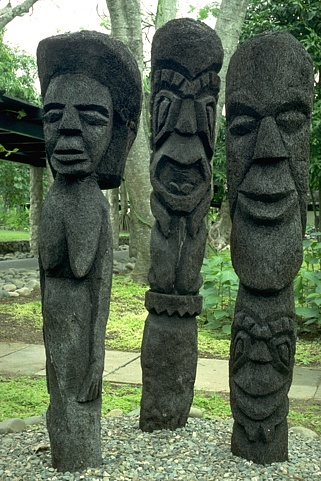
#> input picture images/101085.jpg, 321 x 481 px; its folder holds only this picture in this run
$ python main.py   (older library calls are emulated)
#> lines starting #> are read from the running program, lines starting #| are printed output that depends on the picture; after the words box and inside, x2 and y2 are one past the last pixel; in counts of white or black regions, pixels touching at a corner belong together
### support.py
from collections.abc import Iterable
import numpy as np

dtype_range = {np.bool_: (False, True),
               np.bool8: (False, True),
               np.float16: (-1, 1),
               np.float32: (-1, 1),
               np.float64: (-1, 1)}

def _normalize_sequence(input, rank):
    is_str = isinstance(input, str)
    if not is_str and isinstance(input, Iterable):
        normalized = list(input)
        if len(normalized) != rank:
            err = "sequence argument must have length equal to input rank"
            raise RuntimeError(err)
    else:
        normalized = [input] * rank
    return normalized


def _get_output(output, input, shape=None):
    if shape is None:
        shape = input.shape
    if output is None:
        output = np.zeros(shape, dtype=input.dtype.name)
    elif isinstance(output, (type, np.dtype)):
        # Classes (like `np.float32`) and dtypes are interpreted as dtype
        output = np.zeros(shape, dtype=output)
    elif isinstance(output, str):
        output = np.typeDict[output]
        output = np.zeros(shape, dtype=output)
    elif output.shape != shape:
        raise RuntimeError("output shape not correct")
    return output


def _dtype_itemsize(itemsize, *dtypes):
    return next(dt for dt in dtypes if np.dtype(dt).itemsize >= itemsize)


# [165 lines left out: functions _dtype_bits, _scale, convert, not called in this run]

### thresholds.py
import numpy
from scipy.ndimage import correlate1d, convolve1d
import support
import cv2

def _gaussian_kernel1d(sigma, order, radius):
    if order < 0:
        raise ValueError('order must be non-negative')
    exponent_range = numpy.arange(order + 1)
    sigma2 = sigma * sigma
    x = numpy.arange(-radius, radius + 1)
    phi_x = numpy.exp(-0.5 / sigma2 * x ** 2)
    phi_x = phi_x / phi_x.sum()

    if order == 0:
        return phi_x
    else:
        q = numpy.zeros(order + 1)
        q[0] = 1
        D = numpy.diag(exponent_range[1:], 1)  # D @ q(x) = q'(x)
        P = numpy.diag(numpy.ones(order) / -sigma2, -1)  # P @ q(x) = q(x) * p'(x)
        Q_deriv = D + P
        for _ in range(order):
            q = Q_deriv.dot(q)
        q = (x[:, None] ** exponent_range).dot(q)
        return q * phi_x


def gaussian_filter1d(input, sigma, axis=-1, order=0, output=None,
                      mode="reflect", cval=0.0, truncate=4.0):
    sd = float(sigma)
    lw = int(truncate * sd + 0.5)
    weights = _gaussian_kernel1d(sigma, order, lw)[::-1]
    return correlate1d(input, weights, axis, output, mode, cval, 0)


def gaussian_filter(input, sigma, order=0, output=None,
                    mode="reflect", cval=0.0, truncate=4.0):
    input = numpy.asarray(input)
    output = support._get_output(output, input)
    orders = support._normalize_sequence(order, input.ndim)
    sigmas = support._normalize_sequence(sigma, input.ndim)
    modes = support._normalize_sequence(mode, input.ndim)
    axes = list(range(input.ndim))
    axes = [(axes[ii], sigmas[ii], orders[ii], modes[ii])
            for ii in range(len(axes)) if sigmas[ii] > 1e-15]
    if len(axes) > 0:
        for axis, sigma, order, mode in axes:
            gaussian_filter1d(input, sigma, axis, order, output,
                              mode, cval, truncate)
            input = output
    else:
        output[...] = input[...]
    return output


def threshold_adaptive(image, block_size, method='gaussian', offset=0,
                       mode='reflect', param=None, cval=0):
    if block_size % 2 == 0:
        raise ValueError("The kwarg ``block_size`` must be odd! Given "
                         "``block_size`` {0} is even.".format(block_size))
    thresh_image = numpy.zeros(image.shape, 'double')
    if param is None:
        sigma = (block_size - 1) / 6.0
    else:
        sigma = param
    gaussian_filter(image, sigma, output=thresh_image, mode=mode,
                        cval=cval)

    return thresh_image - offset


# [35 lines left out: functions _preprocess_input, _apply_scalar_per_pixel, not called in this run]


def local_mean(image, block_size=3, offset=0):
    '''return cv2.medianBlur(image, 3)'''
    thresh_image = numpy.zeros(image.shape, 'double')
    mask = 1. / block_size * numpy.ones((block_size,))
    convolve1d(image, mask, axis=0, output=thresh_image, mode='reflect',
                   cval=0)
    convolve1d(thresh_image, mask, axis=1, output=thresh_image,
                   mode='reflect', cval=0)
    return thresh_image - offset


def local_medium(image):
    kernel = numpy.ones((3, 3), numpy.float32) / 9
    return cv2.filter2D(image, -1, kernel)

### main.py
import matplotlib.pyplot as plt
from skimage import data
import glob
import cv2

import thresholds

for img in glob.glob("images/*.jpg"):
    image = cv2.cvtColor(cv2.imread(img), cv2.COLOR_BGR2GRAY)
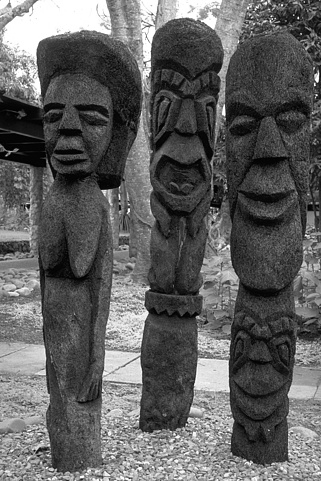
#> image: shape (481, 321); min 0, max 255, mean 95.7

    block_size = 35
    adaptive_thresh = thresholds.threshold_adaptive(image, block_size, offset=10)
#> in gaussian_filter, `output = support._get_output(output, input)`: output: shape (481, 321) float64; every value is 0
#> the loop in gaussian_filter, `for axis, sigma, order, mode in axes:` made 2 passes
#> pass 1, in gaussian_filter, `input = output`:
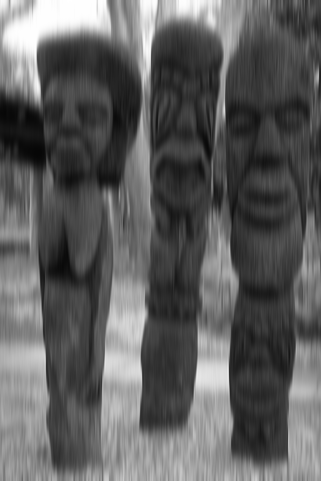
#> input: shape (481, 321) float64; min 6.18, max 255, mean 95.7
#> pass 2, in gaussian_filter, `input = output`:
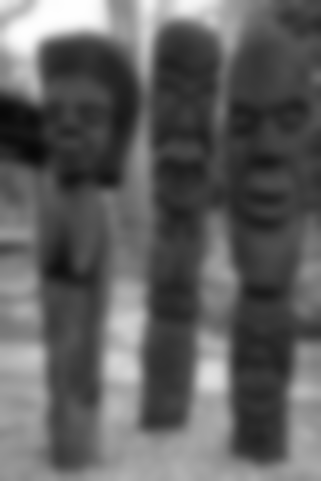
#> input: shape (481, 321) float64; min 8.65, max 254.9, mean 95.7
    binary_adaptive = image > adaptive_thresh
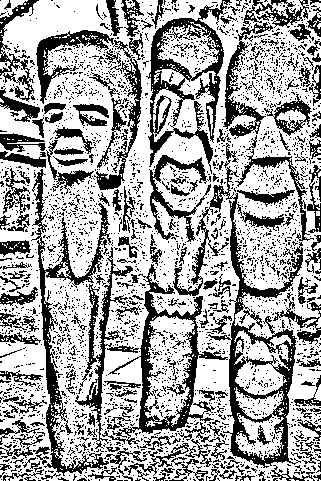
#> binary_adaptive: shape (481, 321) bool; 65.1% white; 2913 black regions (2695 under 20 px), largest, box (x1, y1, x2, y2) and area: (173, 166, 303, 468) 6419, (146, 0, 232, 174) 3970, (31, 169, 111, 476) 3615

    mean_thresh = thresholds.local_mean(image, 3)
#> in local_mean, `convolve1d(thresh_image, mask, axis=1, output=thresh_image, mode='refl..`:
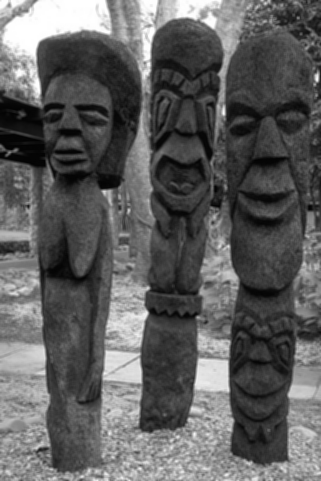
#> thresh_image: shape (481, 321) float64; min 2.89, max 255, mean 95.7
    medium_thresh = thresholds.local_medium(image)

    fig, axes = plt.subplots(nrows=4, figsize=(7, 8))
    ax = axes.ravel()
    plt.gray()

    ax[0].imshow(image)
    ax[0].set_title('Original')

    ax[1].imshow(binary_adaptive)
    ax[1].set_title('Adaptive thresholding')

    ax[2].imshow(mean_thresh)
    ax[2].set_title('local mean thresholding')

    ax[3].imshow(mean_thresh)
    ax[3].set_title('local medium thresholding')

    for a in ax:
        a.axis('off')

    plt.show()

$ run again, on images/105025.jpg
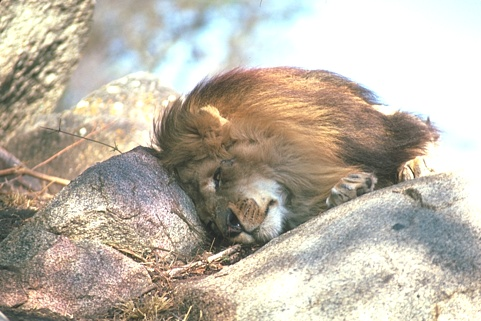
#> input picture images/105025.jpg, 481 x 321 px
#> output: shape (321, 481) float64; every value is 0
#> `binary_adaptive = image > adaptive_thresh`:
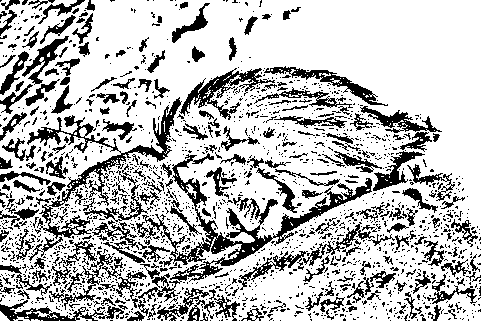
#> binary_adaptive: shape (321, 481) bool; 74% white; 1760 black regions (1517 under 20 px), largest, box (x1, y1, x2, y2) and area: (136, 153, 372, 303) 4698, (27, 97, 182, 239) 3007, (179, 68, 275, 120) 1258
#> in local_mean, `convolve1d(thresh_image, mask, axis=1, output=thresh_image, mode='refl..`:
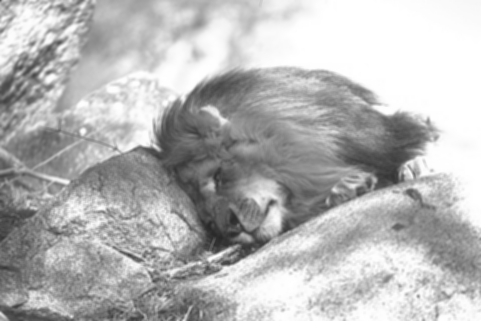
#> thresh_image: shape (321, 481) float64; min 40.22, max 255, mean 182.6

$ run again, on images/106024.jpg
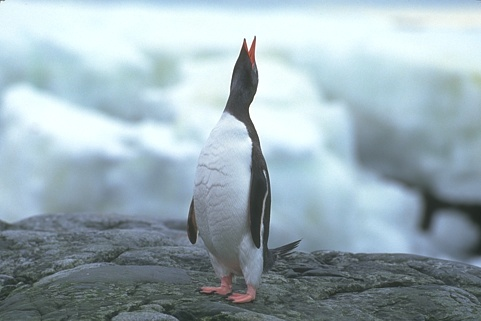
#> input picture images/106024.jpg, 481 x 321 px
#> output: shape (321, 481) float64; every value is 0
#> the loop in gaussian_filter, `for axis, sigma, order, mode in axes:` made 2 passes
#> pass 1, in gaussian_filter, `input = output`:
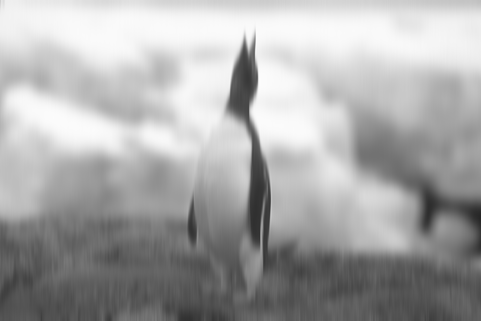
#> input: shape (321, 481) float64; min 38.32, max 253, mean 169.1
#> `binary_adaptive = image > adaptive_thresh`:
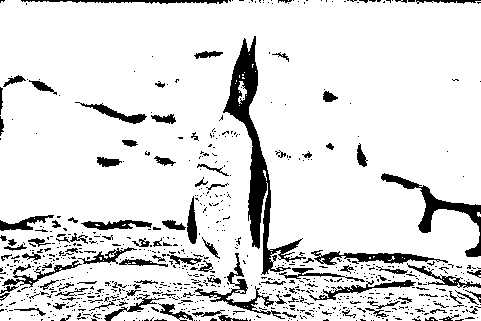
#> binary_adaptive: shape (321, 481) bool; 87.8% white; 812 black regions (708 under 20 px), largest, box (x1, y1, x2, y2) and area: (223, 36, 306, 275) 3906, (381, 173, 481, 257) 1389, (311, 250, 448, 265) 818

$ run again, on images/108005.jpg
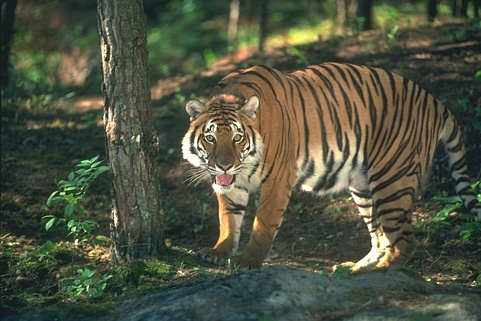
#> input picture images/108005.jpg, 481 x 321 px
#> output: shape (321, 481) float64; every value is 0
#> `binary_adaptive = image > adaptive_thresh`:
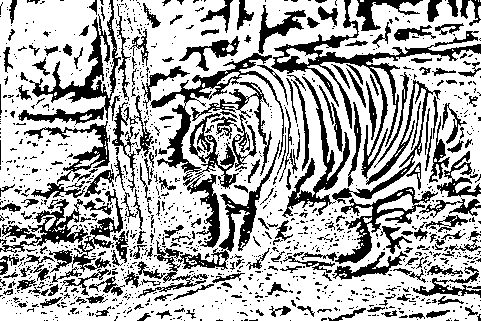
#> binary_adaptive: shape (321, 481) bool; 68.6% white; 1267 black regions (1043 under 20 px), largest, box (x1, y1, x2, y2) and area: (150, 53, 284, 189) 4187, (271, 0, 481, 179) 3835, (18, 0, 121, 125) 2665
#> in local_mean, `convolve1d(thresh_image, mask, axis=1, output=thresh_image, mode='refl..`:
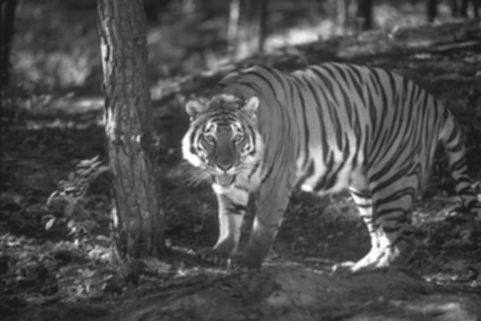
#> thresh_image: shape (321, 481) float64; min 25.44, max 254.6, mean 80.1
